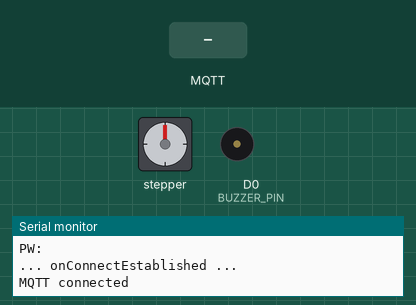
A sketch run on a simulated ESP8266 (NodeMCU). Parts: stepper motor, buzzer (waves = sounding, pin HIGH), the last lines printed to the serial monitor. The inputs (shaded band) are chosen by the test bench. WiFi joins after 1.5 s; servers stay silent unless stated; the local clock reads 2024-03-15 10:24:30 at power-on unless the sketch sets it; no MQTT or app messages arrive unless stated; stepper angles assume 2048 steps per turn.

Above: at 2.7 s.
2.8 s: MQTT message "feed" arrives on the first subscribed topic
At 3.27 s:
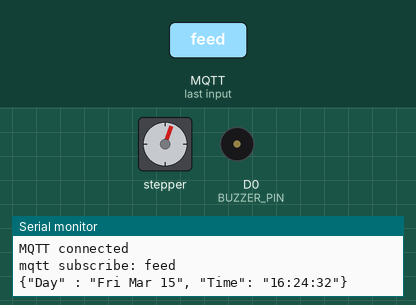
At 3.9 s:
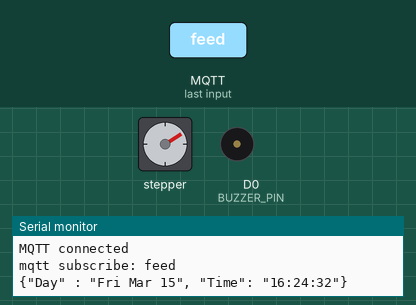
8.8 s: MQTT message "1" arrives on the first subscribed topic
At 9.2 s:
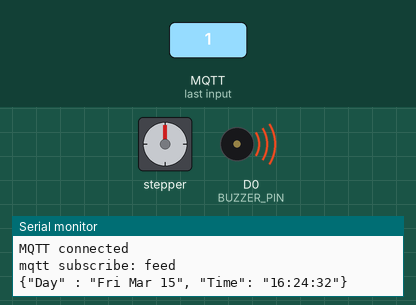
11.3 s: MQTT message "on" arrives on the first subscribed topic
Timing chart, 0 to 14.3 s (numbered marks = the images above; inputs shaded):
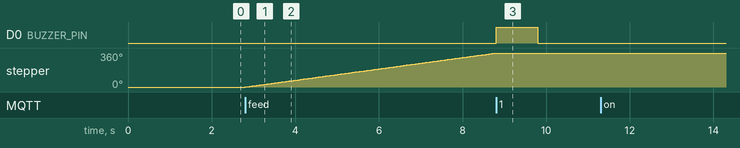

The sketch:

designHomeWork2.ino
```cpp
/*designHomeWork2.ino*/
#include "EspMQTTClient.h"
#include <WiFiManager.h>
#include <Stepper.h>
#include <ESP8266WiFi.h>
#include <time.h>
#include <stdio.h>

#define BUZZER_PIN D0
#define BUZZER_ON HIGH
#define BUZZER_OFF LOW
String mqtt_payload;
const int stepsPerRev = 2048; //360
Stepper stepper (stepsPerRev, D4, D2, D3, D1); //IN4, IN2, IN3, IN1

WiFiManager wm;
WiFiManagerParameter wifi_ssid("SSID", "default_ssid", "Enter SSID", 20);
WiFiManagerParameter wifi_psk("Password", "default_password", "Enter Password", 20);
bool res;
char wifissid_char[128];
char wifipassword_char[128];
String wifissid = "....";
String wifipassword = "....";

int timezone = 3;
int dst = 0;
unsigned long previousMillis = 0;
const long interval = 1000;

#define mqtt_broker "sweetdream.iptime.org"
#define MQTTUsername "iot"
#define MQTTPassword "csee1414"
#define mqtt_clienname "JJLee"

EspMQTTClient mqtt_client(
  wifissid_char,
  wifipassword_char,
  mqtt_broker,  // MQTT Broker server ip
  MQTTUsername,   // Can be omitted if not needed
  MQTTPassword,   // Can be omitted if not needed
  mqtt_clienname,     // Client name that uniquely identify your device
  1883              // The MQTT port, default to 1883. this line can be omitted
);

const char *pub_feed = "iot/22100579/last_feed";
const char *sub_topic = "iot/22100579";
int check_wifi = 1;
int check_mqtt = 1;

bool connectWifi(){
  res = wm.autoConnect(); // password protected ap
  if(!res) Serial.println("Failed to connect");
  else Serial.println("connected...yeey :)");
  return res;
}


void setup(){
  Serial.begin(115200);
  Serial.println("... setup ...");

  pinMode(BUZZER_PIN, OUTPUT);
  digitalWrite(BUZZER_PIN, BUZZER_OFF); //off

  stepper.setSpeed(10); //speed set


  wm.addParameter(&wifi_ssid);
  wm.addParameter(&wifi_psk);
  while(!connectWifi()) Serial.println("Cannot connect wifi... retrying....");

  wifissid = WiFi.SSID();
  wifipassword = WiFi.psk();
  wifissid.toCharArray(wifissid_char, wifissid.length()+1);
  wifipassword.toCharArray(wifipassword_char, wifipassword.length()+1);

  WiFi.mode(WIFI_STA);
  WiFi.begin(wifissid, wifipassword);
  configTime(3 * 3600, 0, "pool.ntp.org", "time.nist.gov");

  digitalWrite(BUZZER_PIN, BUZZER_OFF);

}

String addTimeGap(String time_str){
  int hour_1 = time_str.charAt(0) - '0';
  int hour_2 = time_str.charAt(1) - '0';
  int hour = hour_1*10 + hour_2;
  hour += 6;
  hour %= 24;
  if(hour >= 10){
    hour_1 = 1;
    hour_2 = hour - 10;
  }else{
    hour_1 = 0;
    hour_2 = hour;
  }
  time_str.setCharAt(0, (hour_1+'0'));
  time_str.setCharAt(1, (hour_2+'0'));

  return time_str;

}

void onConnectionEstablished(){
  Serial.println("... onConnectEstablished ...");

  mqtt_client.subscribe(sub_topic, [](const String & payload) {
    Serial.print("mqtt subscribe: ");
    Serial.println(payload);

    if(payload == "feed"){
      // TODO 작동시간을 mqtt에 쏴

      //mqtt_payload = String("{\"Day\" : ") + getTimeString(now) + String(", \"Time\": ") + getDateString(now) +String("}");
      time_t now = time(nullptr);
      //Serial.println(ctime(&now));
      String times = ctime(&now);
      String day_str = times.substring(0, 10);
      String time_str = times.substring(11, 19);

      mqtt_payload = String("{\"Day\" : \"") + day_str + String("\", \"Time\": \"") + addTimeGap(time_str) +String("\"}");
      Serial.println(mqtt_payload);
      mqtt_client.publish(pub_feed, mqtt_payload);

      // 모터를 작동시켜
      stepper.step(stepsPerRev); //360

      //  부저를 울려
      digitalWrite(BUZZER_PIN, BUZZER_ON);
      delay(1000);
      digitalWrite(BUZZER_PIN, BUZZER_OFF);
    }

  });
  mqtt_client.publish(sub_topic, "Hello from nodeMCU"); //send it once

}

void loop(){

  if(check_wifi == 1 && mqtt_client.isWifiConnected()) {
  Serial.println("Wifi connected!");
  Serial.print("SSID: ");
  Serial.println(wifissid_char);
  Serial.print("PW: ");
  Serial.println(wifipassword_char);
  check_wifi = 0;
  }else if(check_wifi = 0 && mqtt_client.isWifiConnected()) {
    Serial.println("Wifi connection lost...\ntry to reconnect\n");
    connectWifi();
  }else{

    if(check_mqtt == 1 && mqtt_client.isMqttConnected()) {
      Serial.println("MQTT connected");
      check_mqtt = 0;
    }
    mqtt_client.loop();
  }

}
```

Measured:
- after the input at 2.8 s, stepper: keeps turning clockwise at about 60°/s, starting at once
